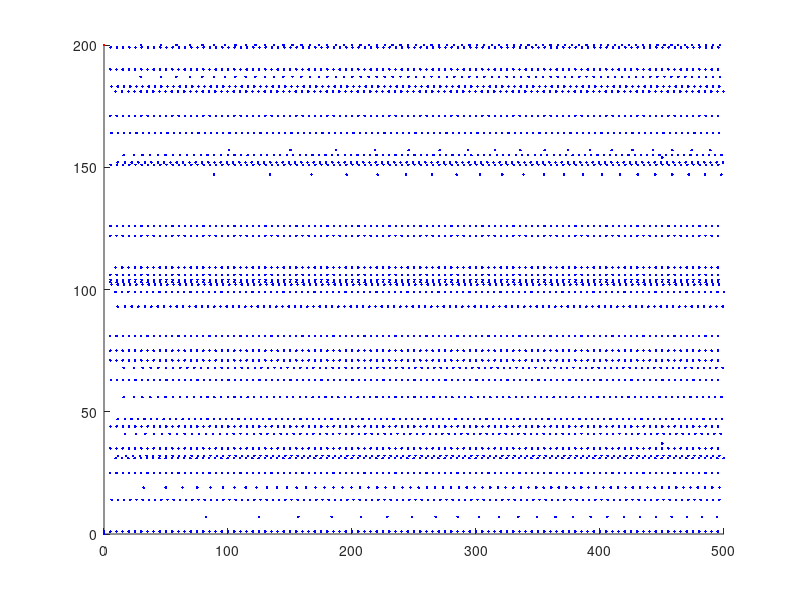

Recreate this plot in MATLAB.
function S = gIAF_fast
% this function takes no input, but calls gIAF_params
% (which is appended below) to determine the cell parameters
% the nomenclature is used to be in accordance with JHDC, such that
% this function, or these parameters can be simply copied and pasted
% directly into a JHDC worker function.  the neuron model is a
% conductance-based integrate-and-fire.  we use a propogator matrix to
% calculate the conductance at every step, and use a numerical exponential
% euler to solve for voltage

clear, clc
starttime=cputime;  %get start time to keep track of how long simulation took
P = gIAF_params;    %set parameters
MaxSpikeNum = P.nSec/P.dt;


S       = [];       %Extize the data I want to save in a structure
S.t     = 1;        %keep track of time
S.dt    = P.dt;     %step size

S.E.V                   = zeros(5,P.E_Ncells);  %voltage Extization
S.E.V(5,:)              = P.E_Vm;               %set last component to Vm
S.E.last                = P.E_last;             %list of the most recent spike times
S.E.SpikeTimes          = zeros(1,MaxSpikeNum);         %list of spike times
S.E.SpikeCellNums       = zeros(1,MaxSpikeNum);         %list of which cell spiked at each time
S.E.nSpikes             = 0;                    %cumulative # of excitatory spikes
S.E.spiked{P.E_Delay}   = [];                   %cells that spiked in this time step

S.I.V                   = zeros(5,P.I_Ncells);
S.I.V(5,:)              = P.I_Vm;
S.I.last                = P.I_last;
S.I.SpikeTimes          = zeros(1,1e3);
S.I.SpikeCellNums       = zeros(1,1e3);
S.I.nSpikes             = 0;
S.I.spiked{P.I_Delay}   = [];

S.E.Varch               = zeros(P.E_Ncells, P.nSec/S.dt);   %archive voltage for each cell

% determine weights for all the cells
load PreNestWeights

for n=1:P.E_Ncells                          %this loop determines all the neurons that are presynaptic to the excitatory population
    EE.PrePost{n} = find(W.EE(:,n));
    EE.Weights{n} = W.EE(EE.PrePost{n},1);

    IE.PrePost{n} = 1:P.I_Ncells;           %similar, but stores all the post-synaptic neurons to the inhibitory population
    IE.Weights{n} = P.ScaleIE;
end

for n=1:P.I_Ncells                          %loop through all the neurons that are presynaptic to the inhibitory population
    EI.PrePost{n} = 1:P.E_Ncells;           %E's that are pre to the I's
    EI.Weights{n} = P.ScaleEI;

    II.PrePost{n} = 1:P.I_Ncells;           %I's that are pre to the E's
    II.Weights{n} = P.ScaleII;
end

while S.t<(P.nSec/S.dt)

    %Force some neurons to spike
    if any(S.t==P.Ext.ForcedSpikeTimes)
        ForcedSpikes = P.Ext.ForcedCellNums(find(S.t==P.Ext.ForcedSpikeTimes));
    else
        ForcedSpikes = [];
    end
    
%     if S.t>P.Ext.Init.Start & S.t<=(P.Ext.Init.Start + P.Ext.Init.Duration)...
%             & mod(S.t,round(1/(P.Ext.Init.Freq*S.dt)))==0
%         ForcedSpikes = P.Ext.Init.CellNums; %store a vector which corresponds to the neurons that were forced to spike in this time step
%     else
%         ForcedSpikes = [];
%     end

    E.Ge = P.E_Pe * S.E.V(1:2,:);
    E.Gi = P.E_Pi * S.E.V(3:4,:);

    I.Ge = P.I_Pe * S.I.V(1:2,:);
    I.Gi = P.I_Pi * S.I.V(3:4,:);

    SEspiked=S.E.spiked{1};
    for n=1:length(SEspiked) %add alpha function of size determined by weights to each of the E voltages
        S.E.V(1,EE.PrePost{SEspiked(n)}) = S.E.V(1,EE.PrePost{SEspiked(n)}) + EE.Weights{SEspiked(n)}'; %add input to 1st component of vector
        S.I.V(1,IE.PrePost{SEspiked(n)}) = S.I.V(1,IE.PrePost{SEspiked(n)}) + IE.Weights{SEspiked(n)}';
    end

    SIspiked=S.I.spiked{1};
    for m=1:length(SIspiked)
        S.E.V(3,EI.PrePost{SIspiked(m)}) = S.E.V(3,EI.PrePost{SIspiked(m)}) + EI.Weights{SIspiked(m)}';
        S.I.V(3,II.PrePost{SIspiked(m)}) = S.I.V(3,II.PrePost{SIspiked(m)}) + II.Weights{SIspiked(m)}';
    end

    S.E.V(5,:) = Integrate(S.E.V(5,:), E, P, 'E');
    S.I.V(5,:) = Integrate(S.I.V(5,:), I, P, 'I');

    S.E.Varch(:,S.t)=S.E.V(5,:);

    S.E = Fire(S, P, 'E', ForcedSpikes); %determine which cells are refractory, which have spiked, and adjust voltages accordingly
    S.I = Fire(S, P, 'I');

    S.t=S.t+1;  %step

    for n=1:P.E_Delay-1
        S.E.spiked{n}=S.E.spiked{n+1};
    end

    for n=1:P.I_Delay-1
        S.I.spiked{n}=S.I.spiked{n+1};
    end

end

plot_hans(S,P,2)    %plot data
S.time=cputime-starttime;
S.W.EE=EE;

end

% %%%%%%%%%%%%%%%%%%%%%%%%%%%%%%%%%%%%%%%%%%%%%
% %% this function generates all the parameters
% %%%%%%%%%%%%%%%%%%%%%%%%%%%%%%%%%%%%%%%%%%%%%
function P = gIAF_params

% general parametes
P.dt        = 0.1;  %time step size
P.nSec      = 500; %duration of simulation in ms
P.Ncells    = 200;  %total number of cells
P.Nrepeats  = 2;

% PSP properties
P.EPSP.tauSyn  = 2;  %synaptic time constant
P.IPSP.tauSyn  = 2;

% Excitatory cell parameters
P.E_Ncells  = P.Ncells;     %# of excitatory cells
P.E_Vm      = -50;            %resting membrane potential must be zero for the math to work
P.E_Vth     = -45;          %threshold
P.E_Vreset  = -55;       %reset potential
P.E_Ref     = 5;            %absolute refractory period
P.E_last    = zeros(P.E_Ncells,1)-1000; %P.E_Ref/P.dt-1;  %list of the most recent spike times
P.E_tauMem  = 65;            %membrane time constant
P.E_gm      = 1/50;         %conductance
P.E_Rev     = 52.5;
P.E_Delay   = 50;
[P.E_Pe P.E_Pi] = AddPropagator(P.EPSP.tauSyn, P.IPSP.tauSyn, P.E_tauMem, P.E_gm, P.dt);

% Inhibitory cell parameters
P.I_Ncells  = 0.1 * P.Ncells;
P.I_Vm     = -59;
P.I_Vth    = -55;
P.I_Vreset = -65;
P.I_Ref     = 1;
P.I_last    = zeros(P.I_Ncells,1)-1000;%P.I_Ref/P.dt-1; %10*[1:P.I_Ncells];%
P.I_tauMem  = 100;
P.I_gm      = 1/100;
P.I_Rev     = -80;
P.I_Delay   = 5;
[P.I_Pe P.I_Pi] = AddPropagator(P.EPSP.tauSyn, P.IPSP.tauSyn, P.I_tauMem, P.I_gm, P.dt);

%weight matrix parameters
P.ScaleIE        = 0*6e2 / P.E_Ncells / P.Nrepeats;  %scale weights from X to Y 
P.ScaleII        = 0   / P.I_Ncells / P.Nrepeats;  %scale weights from Y to Y
P.ScaleEI        = 0*1e1 / P.I_Ncells / P.Nrepeats;  %scale weights from Y to X

%initial conditions
P.Ext.Init.Start    = 0;        %time to start spike train
P.Ext.Init.Duration = 5/P.dt;   %time to stop spike train
P.Ext.Init.Freq     = 10;       %freq of spike train (in ms^-1)
P.Ext.Init.CellNums = 1;        %cell #'s to spike train

P.Ext.ForcedSpikeTimes  = [0.1 10 20 30 40] / P.dt;
P.Ext.ForcedCellNums    = 1*ones(size(P.Ext.ForcedSpikeTimes));

end

% %%%%%%%%%%%%%%%%%%%%%%%%%%%%%%%%%%%%%%%%%%%%%%%%
% %% this function generates the propogator matrix
% %%%%%%%%%%%%%%%%%%%%%%%%%%%%%%%%%%%%%%%%%%%%%%%%

function [Pe Pi] = AddPropagator(tauA, tauB, tauM, gm, dt)

PA = exp(-dt/tauA);
PB = exp(-dt/tauB);
PM  = exp(-dt/tauM);

c=1/(tauM*gm);

Pe = [PA, 0; dt*PA, PA];
Pi = [PB, 0; dt*PB, PB];

end

% %%%%%%%%%%%%%%%%%%%%%%%%%%%%%%%%%%%%%%%%%%%%%%%%%%%%%%%
% %% this function integrates for a conductance based IAF
% %% using exponential euler's method
% %%%%%%%%%%%%%%%%%%%%%%%%%%%%%%%%%%%%%%%%%%%%%%%%%%%%%%%

function V = Integrate(V, G, P, EI)

if EI == 'E'
    Vm = P.E_Vm;
    Gm = P.E_gm;
    Tau = P.E_tauMem;
    Ncells = P.E_Ncells;
elseif EI == 'I'
    Vm = P.I_Vm;
    Gm = P.I_gm;
    Tau = P.I_tauMem;
    Ncells = P.I_Ncells;
else
    error('cell must be E or I, schmuck')
end

Ge=G.Ge(2,:);   %calc excitatory conductance for cells
Gi=G.Gi(2,:);   %calc inhibitory conductance for cells

A=(Vm+(Ge*P.E_Rev+Gi*P.I_Rev)/Gm)/Tau;  %exponential euler's method for integration
B=(1+(Ge+Gi)/Gm)/Tau;
Bexp=exp(-B*P.dt);                      %makes computation slightly faster

V=V.*Bexp+(A./B).*(1-Bexp);             %calc voltage for x cells at next time step

end

% %%%%%%%%%%%%%%%%%%%%%%%%%%%%%%%%%%%%%%%%%%%%%%%%%%%%%%%%%
% %% this function tests for refractoriness and spikes
% %%%%%%%%%%%%%%%%%%%%%%%%%%%%%%%%%%%%%%%%%%%%%%%%%%%%%%%%%

function SO = Fire(S, P, EI, ForcedSpikes)

if EI == 'E'
    SO      = S.E;
    Ref     = P.E_Ref;
    Vreset  = P.E_Vreset;
    Vth     = P.E_Vth;
    Delay   = P.E_Delay;
elseif EI == 'I'
    SO      = S.I;
    Ref     = P.I_Ref;
    Vreset  = P.I_Vreset;
    Vth     = P.I_Vth;
    Delay   = P.I_Delay;
else
    error('Cell must be E or I, schmuck')
end

%check for refractoriness
SO.ref          = S.t-SO.last<(Ref/S.dt);
SO.V(5,SO.ref)  = Vreset; %on the last component of vector for the V

%spike
if nargin == 4  %since i only force excitatory spikes, i only input ForceSpikes for excitatory cells
    SO.spiked{Delay} = [find(SO.V(5,:)>Vth), ForcedSpikes];
else
    SO.spiked{Delay} = find(SO.V(5,:)>Vth);
end
SO.V(5,SO.spiked{Delay}) = Vreset;                                     %set voltage to reset value
len = length(SO.spiked{Delay});                                        %compute length only once
SO.SpikeCellNums(SO.nSpikes+1 : SO.nSpikes+len) = SO.spiked{Delay};    %store the cell's that spiked
SO.SpikeTimes(SO.nSpikes+1 : SO.nSpikes+len) = S.t;             %store the time for the spikes
SO.nSpikes = SO.nSpikes + len;                                  %increment the scalar cumulative spikes;
SO.last(SO.spiked{Delay}) = S.t;                                       %update the last spike for each neuron

end

%%%%%%%%%%%%%%%%%%%%%%%%%%%%%%%
%% this function plots the data
%%%%%%%%%%%%%%%%%%%%%%%%%%%%%%%

function X = plot_hans(S,P,a)
%% the input all the parameters (S and P) and the figure # (a)

figure(a), clf, hold on
plot(S.E.SpikeTimes*S.dt, S.E.SpikeCellNums,'.b')
plot(S.I.SpikeTimes*S.dt, S.I.SpikeCellNums + P.E_Ncells,'.r')
hold off

end